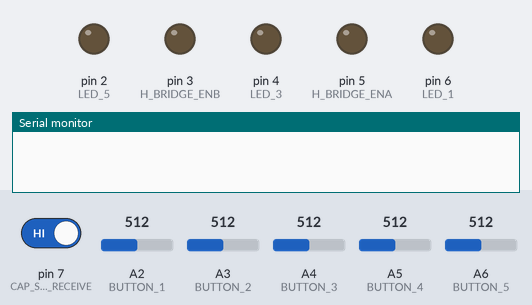
The sketch below on a simulated Arduino Nano, built with avr-gcc and run on an emulated ATmega328P. On the bench: output pins drawn as LEDs (lit = HIGH), the last lines printed to the serial monitor. The inputs (shaded band) are chosen by the test bench; at power-on: A2 (BUTTON_1) = 512, A4 (BUTTON_3) = 512, A6 (BUTTON_5) = 512, pin 7 (CAP_SENSOR_RECEIVE) HIGH, A3 (BUTTON_2) = 512, A5 (BUTTON_4) = 512.

Above: at 1.2 s.
1.3 s: A2 (BUTTON_1) set to 522
At 2.0 s:
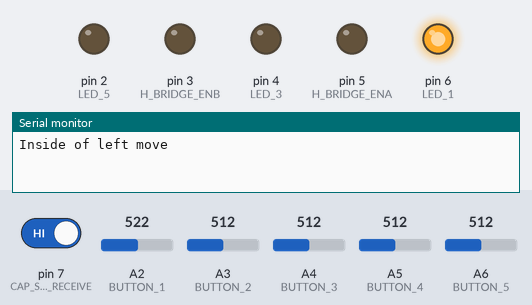
2.8 s: A4 (BUTTON_3) set to 521
At 4.0 s:
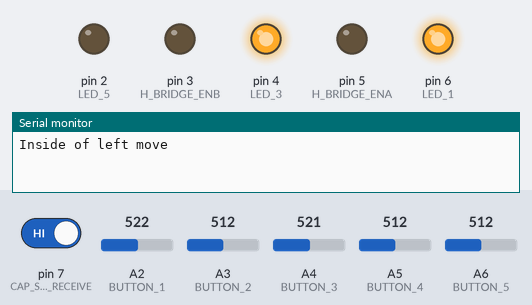
4.3 s: A6 (BUTTON_5) set to 526
At 5.4 s:
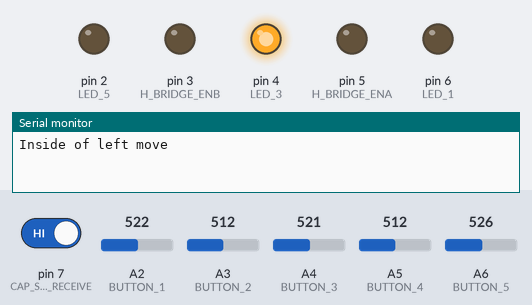
5.8 s: A2 (BUTTON_1) set to 306
At 6.7 s:
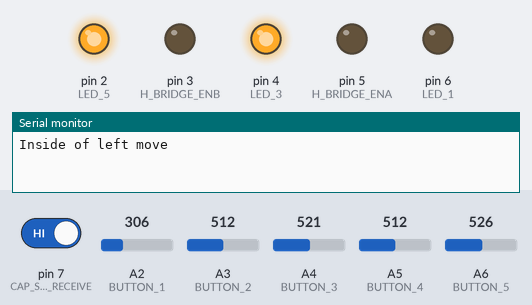
7.3 s: A4 (BUTTON_3) set to 306
At 7.6 s:
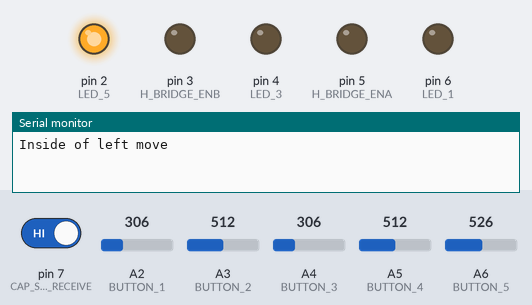
8.8 s: A4 (BUTTON_3) set to 716
At 9.9 s:
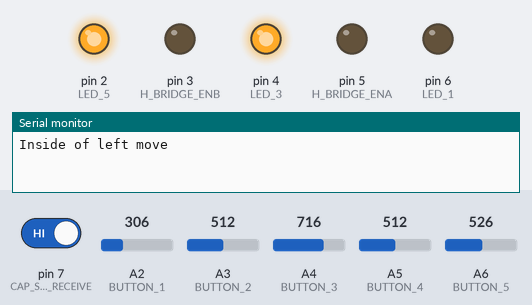
Timing chart, 0 to 11.3 s (numbered marks = the images above; inputs shaded):
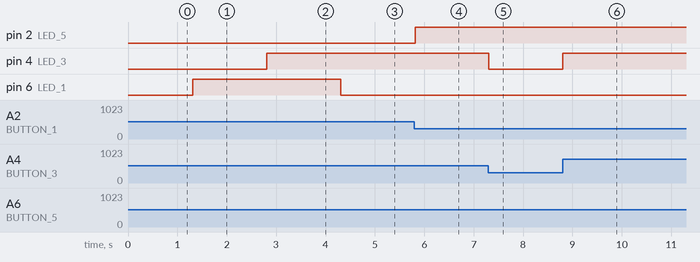

The sketch:

sketch_sep17a.ino
```cpp
/********************************************************************
  ECEN 240/301 Lab Code
  Light-Following Robot

  The approach of this code is to use an architectured that employs
  three different processes:
    Perception
    Planning
    Action

  By separating these processes, this allows one to focus on the
  individual elements needed to do these tasks that are general
  to most robotics.


  Version History
  1.1.3       11 January 2023   Creation by Dr. Mazzeo and TAs from 2022 version

 ********************************************************************/

/* These initial includes allow you to use necessary libraries for
your sensors and servos. */
#include "Arduino.h"

//
// Compiler defines: the compiler replaces each name with its assignment
// (These make your code so much more readable.)
//

/***********************************************************/
// Hardware pin definitions
// Replace the pin numbers with those you connect to your robot

// Button pins. These will be replaced with the photodiode variables in lab 5
#define BUTTON_1  A2     // Far left Button - Servo Up
#define BUTTON_2  A3     // Left middle button - Left Motor
#define BUTTON_3  A4     // Middle Button - Collision
#define BUTTON_4  A5     // Right middle button - Right Motor
#define BUTTON_5  A6     // Far right button - Servo Down

// LED pins (note that digital pins do not need "D" in front of them)
#define LED_1   6       // Far Left LED - Servo Up
#define LED_2   5       // Left Middle LED  - Left Motor
#define LED_3   4       // Middle LED - Collision
#define LED_4   3       // Right Middle LED - Right Motor
#define LED_5   2       // Far Right LED - Servo Down


#define H_BRIDGE_ENA 5
#define H_BRIDGE_ENB 3

// Motor enable pins - Lab 3
// These will replace LEDs 2 and 4

// Photodiode pins - Lab 5
// These will replace buttons 1, 2, 4, 5

// Capacitive sensor pins - Lab 4

#include <CapacitiveSensor.h>
#define CAP_SENSOR_SEND     11
#define CAP_SENSOR_RECEIVE  7
#define CAP_SENSOR_SAMPLES 40
#define CAP_SENSOR_TAU_THRESHOLD 25

#define SPEED_STOP      0
#define SPEED_LOW       (int) (255 * 0.45)
#define SPEED_MED       (int) (255 * 0.75)
#define SPEED_HIGH      (int) (255 * 1)
// Ultrasonic sensor pin - Lab 6
// This will replace button 3 and LED 3 will no longer be needed

// Servo pin - Lab 6
// This will replace LEDs 1 and 5

/***********************************************************/
// Configuration parameter definitions
// Replace the parameters with those that are appropriate for your robot

// Voltage at which a button is considered to be pressed
#define BUTTON_THRESHOLD 2.5

// Voltage at which a photodiode voltage is considered to be present - Lab 5


// Number of samples that the capacitor sensor will use in a measurement - Lab 4


// Parameters for servo control as well as instantiation - Lab 6


// Parameters for ultrasonic sensor and instantiation - Lab 6


// Parameter to define when the ultrasonic sensor detects a collision - Lab 6


/***********************************************************/
// Defintions that allow one to set states
// Sensor state definitions
#define DETECTION_NO    0
#define DETECTION_YES   1

// Motor speed definitions - Lab 4

// Collision definitions
#define COLLISION_OFF  0
#define COLLISION_ON   1

// Driving direction definitions
#define DRIVE_STOP      0
#define DRIVE_LEFT      1
#define DRIVE_RIGHT     2
#define DRIVE_STRAIGHT  3

// Servo movement definitions
#define SERVO_MOVE_STOP 0
#define SERVO_MOVE_UP   1
#define SERVO_MOVE_DOWN 2


/***********************************************************/
// Global variables that define PERCEPTION and initialization

// Collision (using Definitions) default is 0
int SensedCollision = DETECTION_NO;

// Photodiode inputs (using Definitions) - The button represent the photodiodes for lab 2
int SensedLightRight = DETECTION_NO;
int SensedLightLeft = DETECTION_NO;
int SensedLightUp = DETECTION_NO;
int SensedLightDown = DETECTION_NO;

// Capacitive sensor input (using Definitions) - Lab 4
int SensedCapacitiveTouch = DETECTION_NO;
int ActionRobotSpeed = SPEED_STOP;

/***********************************************************/
// Global variables that define ACTION and initialization

// Collision Actions (using Definitions) defualt is 1
int ActionCollision = COLLISION_OFF;

// Main motors Action (using Definitions) defualt is 0
int ActionRobotDrive = DRIVE_STOP;
// Add speed action in Lab 4

// Servo Action (using Definitions) defualt is 0
int ActionServoMove =  SERVO_MOVE_STOP;

/********************************************************************
  SETUP function - this gets executed at power up, or after a reset
 ********************************************************************/
void setup() {
  //Set up serial connection at 9600 Baud
  Serial.begin(9600);

  //Set up output pins
  // Up servo motor
  pinMode(LED_1, OUTPUT);
  // Drive Left
  pinMode(H_BRIDGE_ENA, OUTPUT);
  // Collision detected
  pinMode(LED_3, OUTPUT);
  // Drive Right
  pinMode(H_BRIDGE_ENB, OUTPUT);
  // Down servo motor
  pinMode(LED_5, OUTPUT);

  //Set up input pins
  // Up photodiode
  pinMode(BUTTON_1, INPUT);
  // Left photodiode
  pinMode(BUTTON_2, INPUT);
  // Collision detected
  pinMode(BUTTON_3, INPUT);
  // Right photodiode
  pinMode(BUTTON_4, INPUT);
  // Down photodiode
  pinMode(BUTTON_5, INPUT);


  pinMode(CAP_SENSOR_RECEIVE, INPUT);
  // Input mode 7 if tin foil sensor is touched
  pinMode(CAP_SENSOR_SEND, OUTPUT);
  // Input mode 11 which gives you the 5 volts

  //Set up servo - Lab 6

}

/********************************************************************
  Main LOOP function - this gets executed in an infinite loop until
  power off or reset. - Notice: PERCEPTION, PLANNING, ACTION
 ********************************************************************/
void loop() {
  // This DebugStateOutput flag can be used to easily turn on the
  // serial debugging to know what the robot is perceiving and what
  // actions the robot wants to take.
  // Serial.print("Button3: "); Serial.println(analogRead(A4));

  int DebugStateOutput = false; // Change false to true to debug

  RobotPerception(); // PERCEPTION
  if (DebugStateOutput) {
    Serial.print("Perception:");
    Serial.print(SensedLightUp);
    Serial.print(SensedLightLeft);
    Serial.print(SensedCollision);
    Serial.print(SensedLightRight);
    Serial.print(SensedLightDown);
    Serial.print(SensedCapacitiveTouch);
    Serial.print("\t");
  }

  RobotPlanning(); // PLANNING
  if (DebugStateOutput) {
    Serial.print(" Action:");
    Serial.print(ActionCollision);
    Serial.print(ActionRobotDrive);
    Serial.print(ActionServoMove);
    Serial.print(" "); Serial.print(ActionRobotSpeed);
    Serial.print("\t");
  }
  RobotAction(); // ACTION
  Serial.print("\n");
}

/**********************************************************************************************************
  Robot PERCEPTION - all of the sensing
 ********************************************************************/
void RobotPerception() {
  // This function polls all of the sensors and then assigns sensor outputs
  // that can be used by the robot in subsequent stages


  // Photodiode Sensing
  //Serial.print(getPinVoltage(BUTTON_2)); Serial.print("\t"); //uncomment for debugging

  if (isButtonPushed(BUTTON_2)){
    SensedLightLeft = DETECTION_YES;
  } else {
    SensedLightLeft = DETECTION_NO;
  }
  // Remember, you can find the buttons and which one goes to what towards the top of the file
  if (isButtonPushed(BUTTON_4)) {
    SensedLightRight = DETECTION_YES;
  } else {
    SensedLightRight = DETECTION_NO;
  }


  /* Add code to detect if light is up or down. Lab 2 milestone 3*/

  if(isButtonPushed(BUTTON_1)){
    SensedLightUp = DETECTION_YES;
  } else{
    SensedLightUp = DETECTION_NO;
  }

  if(isButtonPushed(BUTTON_5)){
    SensedLightDown = DETECTION_YES;
  } else{
    SensedLightDown = DETECTION_NO;
  }


   // Capacitive Sensor
   /*Add code in lab 4*/
  if(isCapacitiveSensorTouched()){
    SensedCapacitiveTouch = DETECTION_YES;
  }
  else{
    SensedCapacitiveTouch = DETECTION_NO;
  }

   // Collision Sensor
   if (isCollision()) {   // Add code in isCollision() function for lab 2 milestone 1
    SensedCollision = DETECTION_YES;
   } else {
    SensedCollision = DETECTION_NO;
   }
}


////////////////////////////////////////////////////////////////////
// Function to read pin voltage
////////////////////////////////////////////////////////////////////
float getPinVoltage(int pin) {
  //This function can be used for many different tasks in the labs
  //Study this line of code to understand what is going on!!
  //What does analogRead(pin) do? ( Returns a Value: It returns an integer between 0 and 1023 )
  //Why is (float) needed?
  //Why divide by 1024?
  //Why multiply by 5?
  // Serial.print(analogRead(pin));
  // Serial.print("\n");
  return 5 * (float)analogRead(pin) / 1024;
}

////////////////////////////////////////////////////////////////////
// Function to determine if a button is pushed or not
////////////////////////////////////////////////////////////////////
bool isButtonPushed(int button_pin) {
  //This function can be used to determine if a said button is pushed.
  //Remember that when the voltage is 0, it's only close to zero.
  //Hint: Call the getPinVoltage function and if that value is greater
  // than the BUTTON_THRESHOLD variable toward the top of the file, return true.
  float BUTTON_VOLTAGE = getPinVoltage(button_pin);
  if (/*Add code to determine if the voltage on the pin is high or low*/
    BUTTON_VOLTAGE > BUTTON_THRESHOLD
  ){
    return true;
  } else {
    return false;
  }
}


////////////////////////////////////////////////////////////////////
// Function that detects if there is an obstacle in front of robot
////////////////////////////////////////////////////////////////////
bool isCollision() {
  //This is where you add code that tests if the collision button
  // was pushed (BUTTON_3)
  //In lab 6 you will add a sonar sensor to detect collision and
  // the code for the sonar sensor will go in this function.
  // Until then we will use a button to model the sensor.
  if (/*Add code to detect if the collision button was pressed*/
    isButtonPushed(BUTTON_3)
  ) {
    return true;
  } else {
    return false;
  }
}

////////////////////////////////////////////////////////////////////
// Function that detects if the capacitive sensor is being touched
////////////////////////////////////////////////////////////////////
bool isCapacitiveSensorTouched() {
  static CapacitiveSensor sensor = CapacitiveSensor(CAP_SENSOR_SEND, CAP_SENSOR_RECEIVE);
  long tau = sensor.capacitiveSensor(CAP_SENSOR_SAMPLES);

  return tau > 200;
  //In lab 4 you will add a capacitive sensor, and
  // you will need to modify this function accordingly.
}


/**********************************************************************************************************
  Robot PLANNING - using the sensing to make decisions
 **********************************************************************************************************/
void RobotPlanning(void) {
  // The planning FSMs that are used by the robot to assign actions
  // based on the sensing from the Perception stage.
  fsmCollisionDetection(); // Milestone 1
  fsmMoveServoUpAndDown(); // Milestone 3
  fsmCapacitiveSensorSpeedControl();
  // Add Speed Control State Machine in lab 4
}

////////////////////////////////////////////////////////////////////
// State machine for detecting collisions, and stopping the robot
// if necessary.
////////////////////////////////////////////////////////////////////
void fsmCollisionDetection() {
  static int collisionDetectionState = 1;
  //Serial.print(collisionDetectionState); Serial.print("\t"); //uncomment for debugging

  switch (collisionDetectionState) {
    case 1: //collision detected
      //There is an obstacle, stop the robot
      ActionCollision = COLLISION_ON; // Sets the action to turn on the collision LED
      /* Add code in milestone 2 to stop the robot's wheels - Hint: ActionRobotDrive = ________ */
      ActionRobotDrive = DRIVE_STOP;

      //State transition logic
      if ( SensedCollision == DETECTION_NO) {
        collisionDetectionState = 0; //if no collision, go to no collision state
      }
      break;

    case 0: //no collision
      //There is no obstacle, drive the robot
      ActionCollision = COLLISION_OFF; // Sets action to turn off the collision LED

      fsmSteerRobot(); // Milestone 2

      //State transition logic
      if ( /*Add code to determine when you need to go back to state 0*/
        SensedCollision == DETECTION_YES
      ) {
        collisionDetectionState = 1; //if collision, go to collision state
      }
      break;

    default: // error handling
      {
        collisionDetectionState = 1;
      }
      break;
  }
}

////////////////////////////////////////////////////////////////////
// State machine for detecting if light is to the right or left,
// and steering the robot accordingly.
////////////////////////////////////////////////////////////////////
void fsmSteerRobot() {
  static int steerRobotState = 0;
  //Serial.print(steerRobotState); Serial.print("\t"); //uncomment for debugging


  switch (steerRobotState) {
    case 0: //light is not detected
      ActionRobotDrive = DRIVE_STOP;

      //State transition logic
      if ( SensedLightLeft == DETECTION_YES ) {
        steerRobotState = 1; //if light on left of robot, go to left state
      } else if ( SensedLightRight == DETECTION_YES ) {
        steerRobotState = 2; //if light on right of robot, go to right state
      }
      break;

    case 1: //light is to the left of robot
      //The light is on the left, turn left
      ActionRobotDrive = DRIVE_LEFT;

      //State transition logic
      if ( SensedLightRight == DETECTION_YES ) {
        steerRobotState = 3;
      } else if ( SensedLightLeft == DETECTION_NO ) {
        steerRobotState = 0;
      }

      break;

    case 2: //light is to the right of robot
      //The light is on the right, turn right
      ActionRobotDrive = DRIVE_RIGHT;

      if ( SensedLightLeft == DETECTION_YES ) {
        steerRobotState = 3;
      } else if ( SensedLightRight == DETECTION_NO ) {
        steerRobotState = 0;
      }

      break;

    // light is on both right and left
    case 3:
      ActionRobotDrive = DRIVE_STRAIGHT;

      if ( SensedLightLeft == DETECTION_NO){
        steerRobotState = 2;
      } else if ( SensedLightRight == DETECTION_NO){
        steerRobotState = 1;
      }

      break;

    default: // error handling
    {
      steerRobotState = 0;
    }
  }

}

////////////////////////////////////////////////////////////////////
// State machine for detecting if light is above or below center,
// and moving the servo accordingly.
////////////////////////////////////////////////////////////////////
void fsmMoveServoUpAndDown() {
  static int moveServoState = 0;
  //Serial.print(moveServoState); Serial.print("\t"); //uncomment for debugging

  switch (moveServoState) {

    case 0:
      ActionServoMove = SERVO_MOVE_STOP;
      if(SensedLightUp == DETECTION_YES && SensedLightDown == DETECTION_NO){
        moveServoState = 1;
        Serial.print("Inside of left move");
      }
      else if(SensedLightUp == DETECTION_NO && SensedLightDown == DETECTION_YES){
        moveServoState = 2;
      }
      break;
    case 1:
      ActionServoMove = SERVO_MOVE_UP;
      if(SensedLightUp == DETECTION_YES && SensedLightDown == DETECTION_YES){
        moveServoState = 0;
      }
      else if(SensedLightUp == DETECTION_NO && SensedLightDown == DETECTION_NO){
        moveServoState = 0;
      }
      break;
    case 2:
      ActionServoMove = SERVO_MOVE_DOWN;
      if(SensedLightUp == DETECTION_YES && SensedLightDown == DETECTION_YES){
        moveServoState = 0;
      }
      else if(SensedLightUp == DETECTION_NO && SensedLightDown == DETECTION_NO){
        moveServoState = 0;
      }
      break;
  }
  // Milestone 3
  //Create a state machine modeled after the ones in milestones 1 and 2
  // to plan the servo action based off of the perception of the robot
  //Remember no light or light in front = servo doesn't move
  //Light above = servo moves up
  //Light below = servo moves down

}

////////////////////////////////////////////////////////////////////
// State machine for detecting when the capacitive sensor is
// touched, and changing the robot's speed.
////////////////////////////////////////////////////////////////////
void fsmCapacitiveSensorSpeedControl() {
  static int waitingButtonPressed = 0;
  // state 1 is button pressed (1)
  // state 2 is button released and change speed (2)
  // state 3 wait again until the button is pressed (0)
  switch(waitingButtonPressed){

    case 0:
      if (SensedCapacitiveTouch == DETECTION_YES){
        waitingButtonPressed = 1;
      }
      else{
        waitingButtonPressed = 0;
      }
      break;
    case 1:
      if (SensedCapacitiveTouch == DETECTION_YES){
        waitingButtonPressed = 1;
      }
      else{
        waitingButtonPressed = 2;
      }
      break;
    case 2:
      fsmChangeSpeed();
        waitingButtonPressed = 0;
  }
}

////////////////////////////////////////////////////////////////////
// State machine for cycling through the robot's speeds.
////////////////////////////////////////////////////////////////////
void fsmChangeSpeed() {
  /*Implement in lab 4*/
  static int robotSpeed = 0;
  robotSpeed++;

  switch(robotSpeed % 4){
    case 0:
      ActionRobotSpeed = SPEED_STOP;
      break;
    case 1:
      ActionRobotSpeed = SPEED_LOW;
      break;
    case 2:
      ActionRobotSpeed = SPEED_MED;
      break;
    case 3:
      ActionRobotSpeed = SPEED_HIGH;
      break;
  }

}


/**********************************************************************************************************
  Robot ACTION - implementing the decisions from planning to specific actions
 ********************************************************************/
void RobotAction() {
  // Here the results of planning are implented so the robot does something

  // This turns the collision LED on and off
  switch(ActionCollision) {
    case COLLISION_OFF:
      doTurnLedOff(LED_3); //Collision LED off - DON'T FORGET TO ADD CODE TO doTurnLedOff()
                           // AND doTurnLedOn() OR ELSE YOUR LEDS WON'T WORK!!!
      break;
    case COLLISION_ON:
      doTurnLedOn(LED_3);
      /* Add code to turn the collision LED on. This would be LED_3 */
      break;
  }

  // This drives the main motors on the robot
  switch(ActionRobotDrive) {
    case DRIVE_STOP:
      /* Add code in milestone 2 to turn off both left and right motors (LEDs right now).
        Use the doTurnLedOff() function */
      /* DON'T FORGET TO USE YOUR LED VARIABLES AND NOT YOUR BUTTON VARIABLES FOR THIS!!! */
      analogWrite(H_BRIDGE_ENA, 0);
      analogWrite(H_BRIDGE_ENB, 0);
      break;
    case DRIVE_LEFT:
      analogWrite(H_BRIDGE_ENA, ActionRobotSpeed);
      analogWrite(H_BRIDGE_ENB, 0);
      /* Add code in milestone 2 to turn off the right and on the left LEDs */
      break;
    case DRIVE_RIGHT:
      analogWrite(H_BRIDGE_ENB, ActionRobotSpeed);
      analogWrite(H_BRIDGE_ENA, 0);
      break;
    case DRIVE_STRAIGHT:
      analogWrite(H_BRIDGE_ENA, ActionRobotSpeed);
      analogWrite(H_BRIDGE_ENB, ActionRobotSpeed);
      /* Add code in milestone 2 */
      break;
  }

  // This calls a function to move the servo
    MoveServo();
}


////////////////////////////////////////////////////////////////////
// Function that causes the servo to move up or down.
////////////////////////////////////////////////////////////////////
void MoveServo() {
  // Note that there needs to be some logic in the action of moving
  // the servo so that it does not exceed its range
  /* Add CurrentServoAngle in lab 6 */
  switch(ActionServoMove) {
    case SERVO_MOVE_STOP:
      doTurnLedOff(LED_5);
      doTurnLedOff(LED_1);
      break;
    case SERVO_MOVE_UP:
      doTurnLedOn(LED_1);
      /* Add code in milestone 3 */
      break;
    case SERVO_MOVE_DOWN:
      doTurnLedOn(LED_5);
      /* Add code in milestone 3 */
      break;
  }
}


/**********************************************************************************************************
  AUXILIARY functions that may be useful in performing diagnostics
 ********************************************************************/
// Function to turn LED on
void doTurnLedOn(int led_pin)
{
  digitalWrite(led_pin, HIGH);
  /* Use knowledge from lab 1 to set the led_pin to turn the LED on */
}

// Function to turn LED off
void doTurnLedOff(int led_pin)
{
  /* Use knowledge from lab 1 to set the led_pin to turn the LED off */
  digitalWrite(led_pin, LOW);
}
```

Measured:
- the behaviour switches between 512 and 513 on A2 (BUTTON_1) (found by bisection; images 0 and 1)
- the behaviour switches between 512 and 513 on A4 (BUTTON_3) (found by bisection; images 1 and 2)
- the behaviour switches between 512 and 513 on A6 (BUTTON_5) (found by bisection; images 2 and 3)
- after the input at 1.3 s, pin 6 (LED_1): LOW → HIGH at once
- after the input at 2.8 s, pin 4 (LED_3): LOW → HIGH at once
- after the input at 4.3 s, pin 6 (LED_1): HIGH → LOW at once
- after the input at 5.8 s, pin 2 (LED_5): LOW → HIGH at once
- after the input at 7.3 s, pin 4 (LED_3): HIGH → LOW at once
- after the input at 8.8 s, pin 4 (LED_3): LOW → HIGH at once
